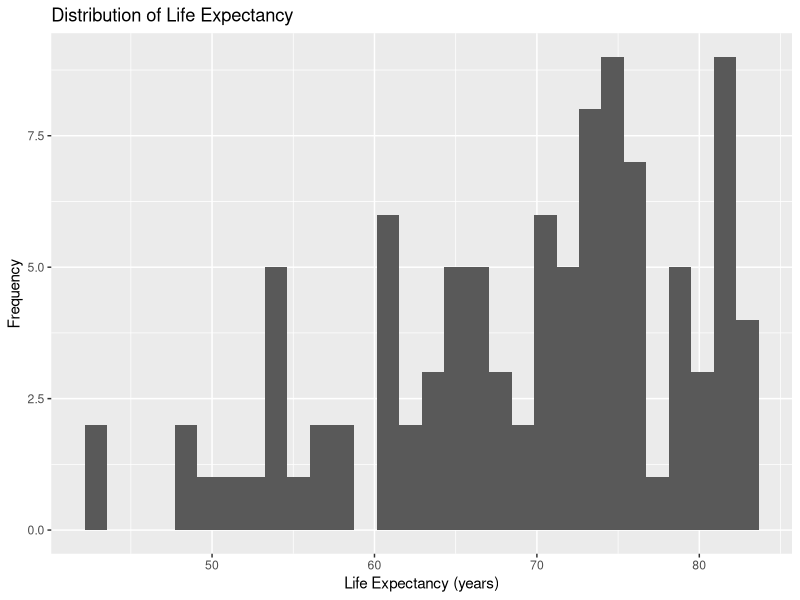
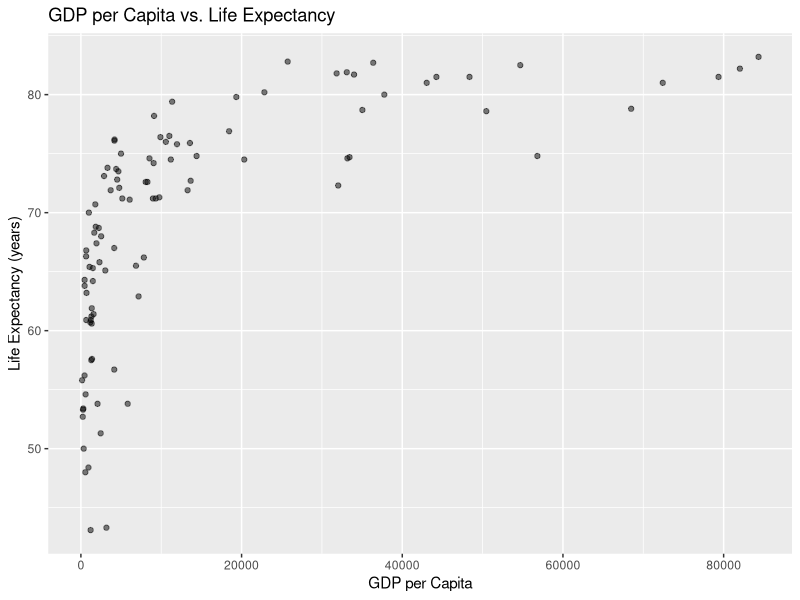
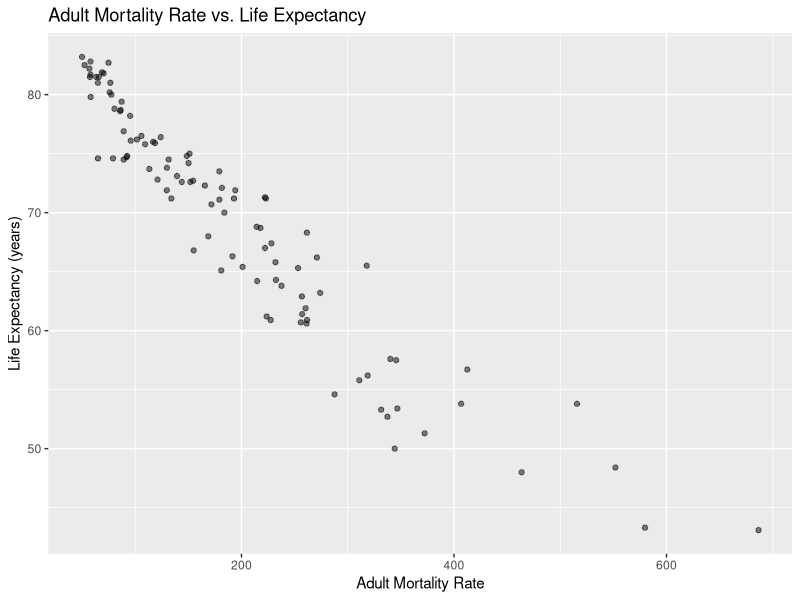
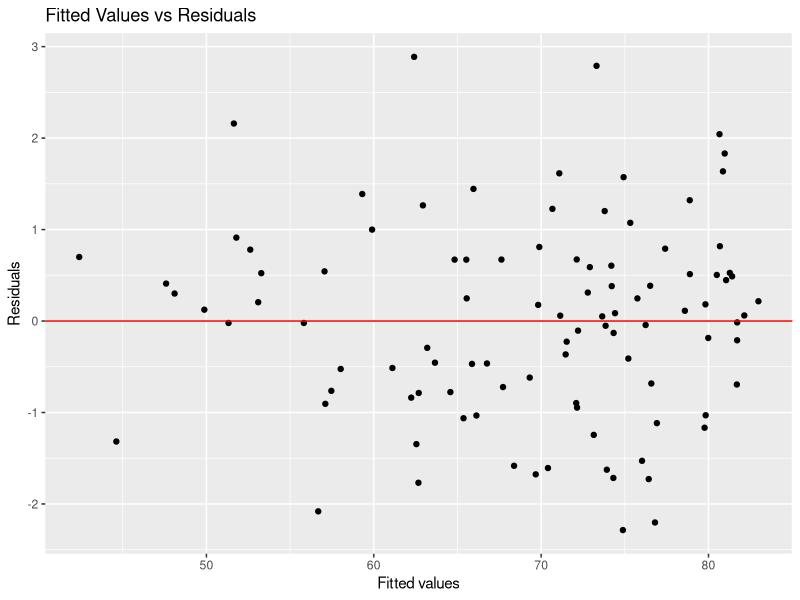
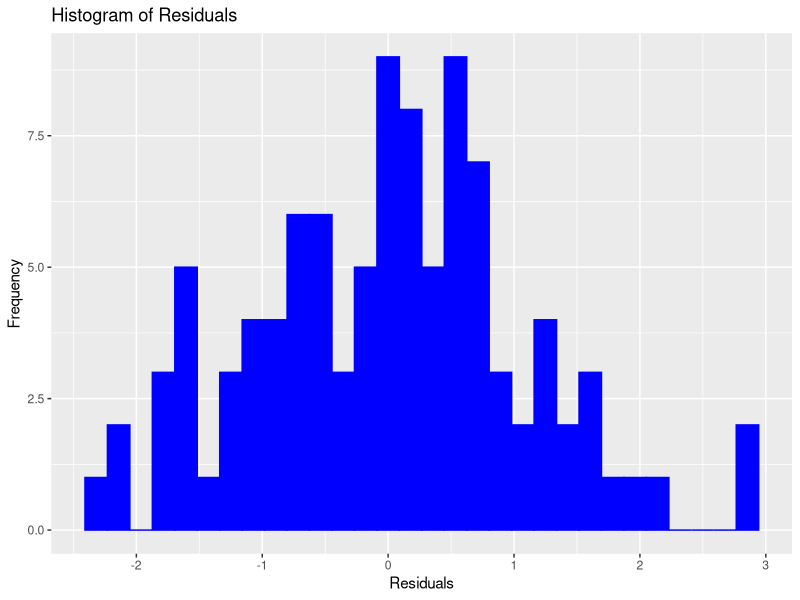

Reproduce these figures in R, in order.
## ---- chunk 1
library(tidyverse)
library(ggplot2)
library(broom)

proj_data <- read.csv("sample_101_Life-Expectancy-Data-Updated.csv") |>
  mutate(Economy_status_Developed = as.factor(Economy_status_Developed))
## ---- chunk 2
ggplot(data = proj_data, mapping = aes(x = Life_expectancy)) + 
  geom_histogram() + labs(title = "Distribution of Life Expectancy", x = "Life Expectancy (years)", y = "Frequency")
## ---- chunk 3
ggplot(data = proj_data, mapping = aes(x = GDP_per_capita, y = Life_expectancy)) +
  geom_point(alpha = 0.5) +
  labs(title = "GDP per Capita vs. Life Expectancy", x = "GDP per Capita", y = "Life Expectancy (years)")
## ---- chunk 4
ggplot(data = proj_data, mapping = aes(x = Adult_mortality, y = Life_expectancy)) +
  geom_point(alpha = 0.5) +
  labs(title = "Adult Mortality Rate vs. Life Expectancy", x = "Adult Mortality Rate", y = "Life Expectancy (years)")
## ---- chunk 5
m1 <- lm(Life_expectancy ~ Year + Infant_deaths + Under_five_deaths + Adult_mortality + Alcohol_consumption + Hepatitis_B + Measles + BMI + Polio + Diphtheria + Incidents_HIV + GDP_per_capita + Population_mln + Thinness_ten_nineteen_years + Thinness_five_nine_years + Schooling + Economy_status_Developed + Region, data = proj_data) 
ggplot(data = proj_data, mapping = aes(x = m1$fitted.values, y = m1$residuals)) + 
  geom_point() + 
  labs(x = "Fitted values", y = "Residuals",
       title = "Fitted Values vs Residuals") + 
  geom_hline(yintercept = 0, color = "red") # add a horizontal red line at 0

ggplot(data = proj_data, mapping = aes(x = m1$residuals)) + 
  geom_histogram(color = "blue",
                 fill = "blue") + 
  labs(x = "Residuals", y = "Frequency",
       title = "Histogram of Residuals")
## ---- chunk 6
linear_regression <- tidy(m1) |>
  select(term, estimate, p.value) |>
  rename(
    Variable = term,
    Estimate = estimate,
    P_value = p.value) |>
  mutate(
    Estimate = round(Estimate, 3),
    P_value = round(P_value, 3))
print(linear_regression)
